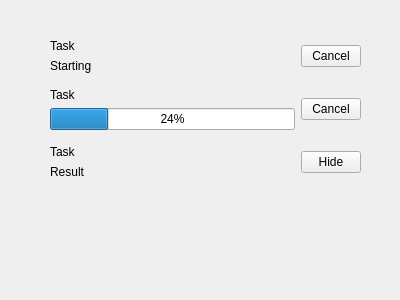
<?xml version="1.0" encoding="UTF-8"?>
<ui version="4.0">
 <class>Form</class>
 <widget class="QWidget" name="Form">
  <property name="geometry">
   <rect>
    <x>0</x>
    <y>0</y>
    <width>400</width>
    <height>300</height>
   </rect>
  </property>
  <property name="windowTitle">
   <string>Form</string>
  </property>
  <widget class="QWidget" name="">
   <property name="geometry">
    <rect>
     <x>50</x>
     <y>30</y>
     <width>311</width>
     <height>160</height>
    </rect>
   </property>
   <layout class="QVBoxLayout" name="verticalLayout_4">
    <item>
     <layout class="QHBoxLayout" name="horizontalLayout">
      <item>
       <layout class="QVBoxLayout" name="verticalLayout">
        <item>
         <widget class="QLabel" name="label_3">
          <property name="text">
           <string>Task</string>
          </property>
         </widget>
        </item>
        <item>
         <widget class="QLabel" name="label_2">
          <property name="text">
           <string>Starting</string>
          </property>
         </widget>
        </item>
       </layout>
      </item>
      <item>
       <widget class="QPushButton" name="pushButton">
        <property name="maximumSize">
         <size>
          <width>60</width>
          <height>16777215</height>
         </size>
        </property>
        <property name="text">
         <string>Cancel</string>
        </property>
       </widget>
      </item>
     </layout>
    </item>
    <item>
     <layout class="QHBoxLayout" name="horizontalLayout_3">
      <item>
       <layout class="QVBoxLayout" name="verticalLayout_3">
        <item>
         <widget class="QLabel" name="label_4">
          <property name="text">
           <string>Task</string>
          </property>
         </widget>
        </item>
        <item>
         <widget class="QProgressBar" name="progressBar_2">
          <property name="value">
           <number>24</number>
          </property>
         </widget>
        </item>
       </layout>
      </item>
      <item>
       <widget class="QPushButton" name="pushButton_4">
        <property name="maximumSize">
         <size>
          <width>60</width>
          <height>16777215</height>
         </size>
        </property>
        <property name="text">
         <string>Cancel</string>
        </property>
       </widget>
      </item>
     </layout>
    </item>
    <item>
     <layout class="QHBoxLayout" name="horizontalLayout_2">
      <item>
       <layout class="QVBoxLayout" name="verticalLayout_2">
        <item>
         <widget class="QLabel" name="label_7">
          <property name="text">
           <string>Task</string>
          </property>
         </widget>
        </item>
        <item>
         <widget class="QLabel" name="label_6">
          <property name="text">
           <string>Result</string>
          </property>
         </widget>
        </item>
       </layout>
      </item>
      <item>
       <widget class="QPushButton" name="pushButton_5">
        <property name="maximumSize">
         <size>
          <width>60</width>
          <height>16777215</height>
         </size>
        </property>
        <property name="text">
         <string>Hide</string>
        </property>
       </widget>
      </item>
     </layout>
    </item>
   </layout>
  </widget>
 </widget>
 <resources/>
 <connections/>
</ui>
